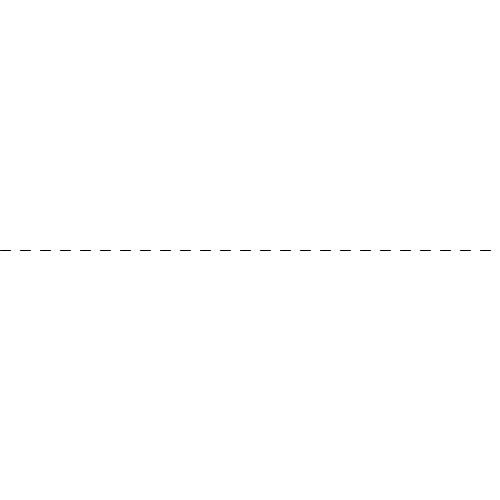
Frame 1 (no input)
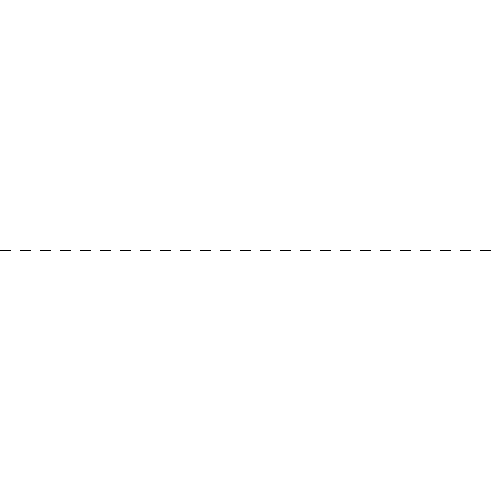
Frame 60 (the mouse pressed at the canvas centre just before this capture)
Frame 120 (the mouse held since frame 60 and released just before this capture): identical to frame 60, image omitted

The Processing sketch that drew these frames (run headless with seeded random() and noise(); from frame 60 on, the mouse is pressed at the canvas centre):

// Processing sketch: processing_90220
// ── processing_90220.pde

void setup ()
{
  size(500,500);
  background (255);
}

void draw()
{
   DrawLines();
}
  
  void DrawLines()
  {
  for (int i = 0; i < width; i ++)           //just used what was in void draw of question
  line (i*20, height/2,i*20 +10, height/2);  //and then took out text bit.
}
